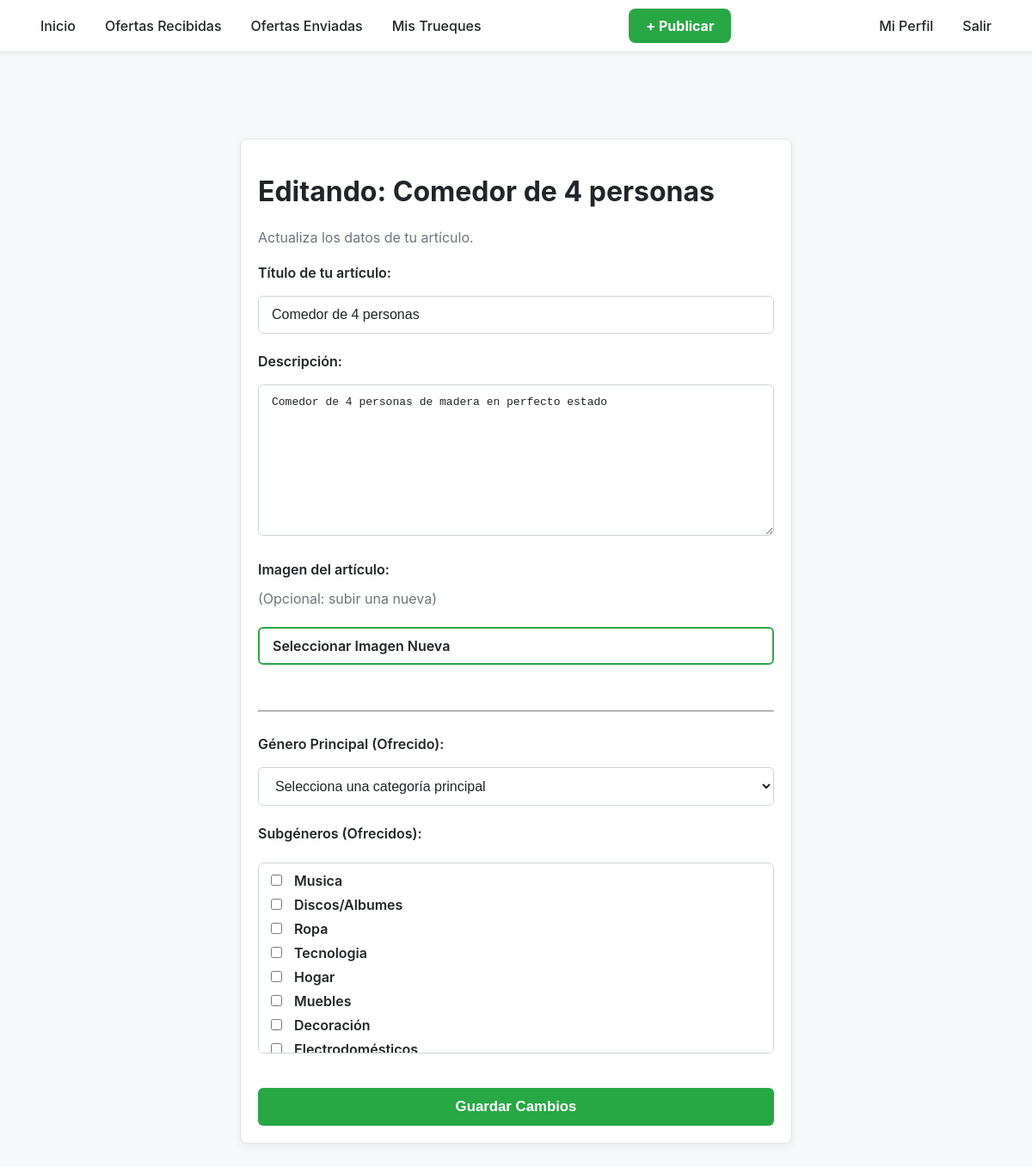
The page /publicacion/7/editar/ (signed in) on the database its author committed.
### myapp/models.py (models this page shows, shortened)
class Articulo(models.Model):
    titulo = models.CharField(max_length=200)
    descripcion = models.TextField()
    propietario = models.ForeignKey(User, on_delete=models.CASCADE)
    imagen = models.ImageField(upload_to='publicaciones/', null=True, blank=True)
    categorias = models.ManyToManyField(Categoria, related_name='articulos')

class Categoria(models.Model):
    nombre = models.CharField(max_length=100, unique=True)
    padre = models.ForeignKey('self', null=True, blank=True, on_delete=models.CASCADE, related_name='subcategorias')
    def __str__(self):
        ruta_completa = [self.nombre]
        k = self.padre
        while k is not None:
            ruta_completa.insert(0, k.nombre)
            k = k.padre
        return ' - '.join(ruta_completa)

### myapp/views.py (the view)
# urls.py: path('publicacion/<int:articulo_id>/editar/', views.editar_publicacion, name='editar_publicacion'),
@login_required
def editar_publicacion(request, articulo_id):
    articulo = get_object_or_404(Articulo, id=articulo_id)
    if articulo.propietario != request.user:
        return HttpResponseForbidden("No tienes permiso para editar este artículo.")
    if request.method == 'POST':
        form = PublicacionForm(request.POST, request.FILES)
        if form.is_valid():
            articulo.titulo = form.cleaned_data['titulo']
            articulo.descripcion = form.cleaned_data['descripcion']
            if form.cleaned_data['imagen']:
                articulo.imagen = form.cleaned_data['imagen']
            articulo.categorias.set(form.cleaned_data['categorias_ofrecidas'])
            articulo.save()
            return redirect('perfil') # Redirigimos al perfil
    else:
        categoria_actual = articulo.categorias.first()
        if categoria_actual:
            if categoria_actual.padre is None:
                padre = categoria_actual
                subcategorias_marcadas = [] # Ninguna, porque el padre es la categoría final
            else:
                padre = categoria_actual.padre
                subcategorias_marcadas = articulo.categorias.filter(padre=padre)
        else:
            padre = None
            subcategorias_marcadas = []
        datos_iniciales = {
            'titulo': articulo.titulo,
            'descripcion': articulo.descripcion,
            'categoria_padre': padre,
            'categorias_ofrecidas': subcategorias_marcadas
        }
        form = PublicacionForm(initial=datos_iniciales)
    return render(request, 'editar_publicacion.html', {'form': form, 'articulo': articulo})

### myapp/context_processors.py (called while the page is built)
def notificaciones_pendientes(request):
    if not request.user.is_authenticated:
        return {}
    try:
        ofertas_count = Oferta.objects.filter(
            articulo_deseado__propietario=request.user,
            estado='PENDIENTE'
        ).count()
    except:
        ofertas_count = 0
    try:
        trueques_count = TruequeSugerido.objects.filter(
            participantes=request.user,
            estado='SUGERIDO'
        ).exclude(
            usuarios_que_aceptaron=request.user
        ).count()
    except:
        trueques_count = 0
    return {
        'ofertas_pendientes_count': ofertas_count,
        'trueques_pendientes_count': trueques_count,
    }

### myapp/templates/editar_publicacion.html (shortened to what this page needs)
{% extends 'layout/base.html' %}
{% block content %}
<div class="card" style="padding: 20px; max-width: 600px; margin: 50px auto;">
    <h1>Editando: {{ articulo.titulo }}</h1>
    <p>Actualiza los datos de tu artículo.</p>
    <form method="POST" enctype="multipart/form-data">
        <p>
            {{ form.titulo.label_tag }}
            {{ form.titulo }}
        </p>
        <p>
            {{ form.descripcion.label_tag }}
            {{ form.descripcion }}
        </p>
        <p>
            {{ form.imagen.label_tag }} (Opcional: subir una nueva)
            <div class="input-file-wrapper">
                <label for="{{ form.imagen.id_for_label }}" class="input-file-label">
                    Seleccionar Imagen Nueva
                </label>
            </div>
        </p>
        <hr style="margin: 25px 0; border-color: var(--color-border-subtle);">
        <p>
            {{ form.categoria_padre.label_tag }}
            <select name="{{ form.categoria_padre.name }}"
                    id="{{ form.categoria_padre.id_for_label }}"
                    hx-get="{% url 'ajax_load_subcategorias' %}"
                    hx-target="#subcategorias_ofrecidas_container"
                    hx-trigger="change"
                    hx-include="[name='{{ form.categoria_padre.name }}'], [name='field_name_ofrecidas']">
                {% for value, text in form.categoria_padre.field.choices %}
                    <option value="{{ value }}">{{ text }}</option>
                {% endfor %}
            </select>
        </p>
        <p>
            {{ form.categorias_ofrecidas.label_tag }}
            <div id="subcategorias_ofrecidas_container">
                {% include 'partials/subcategorias_checkboxes.html' with subcategorias=form.fields.categorias_ofrecidas.queryset field_name='categorias_ofrecidas' %}
            </div>
        </p>
        <button type="submit" class="btn" style="margin-top: 20px;">
            Guardar Cambios
        </button>
    </form>
</div>
{% endblock %}

### myapp/templates/partials/subcategorias_checkboxes.html (shortened to what this page needs)
<ul id="id_{{ field_name }}" style="list-style-type: none; padding-left: 0; margin: 0; max-height: 200px; overflow-y: auto; background: var(--color-input-bg); border: 1px solid var(--color-input-border); border-radius: 6px; padding: 10px;">
    {% for subcategoria in subcategorias %}
        <li>
            <label for="id_{{ field_name }}_{{ forloop.counter0 }}">
                <input type="checkbox"
                       name="{{ field_name }}"
                       value="{{ subcategoria.pk }}"
                       id="id_{{ field_name }}_{{ forloop.counter0 }}">
                {{ subcategoria.nombre }}
            </label>
        </li>
    {% endfor %}
</ul>

### myapp/static/styles/main.css (style rules this page uses)
:root { --color-bg: #F8F9FA; --color-navbar-bg: #FFFFFF; --color-card-bg: #FFFFFF; --color-text-primary: #212529; --color-text-secondary: #6C757D; --color-accent: #28a745; --color-accent-hover: #218838; --color-btn-hover: #218838; --color-input-bg: #FFFFFF; --color-input-border: #CED4DA; --color-border-subtle: #DEE2E6; --color-error: #721C24; --color-error-bg: #F8D7DA; --color-error-border: #F5C6CB; }
body { background: var(--color-bg); color: var(--color-text-primary); font-family: -apple-system, BlinkMacSystemFont, "Segoe UI", Roboto, Helvetica, Arial, sans-serif; margin: 0; padding: 0; }
h1, h2, h3, h4, h5 { color: var(--color-text-primary); }
p { color: var(--color-text-secondary); line-height: 1.6; }
.card { background: var(--color-card-bg); color: var(--color-text-secondary); padding: 30px; margin-bottom: 25px; border-radius: 8px; border: 1px solid var(--color-border-subtle); box-shadow: 0 4px 12px rgba(0, 0, 0, 0.05); }
.card form p { margin-bottom: 20px; }
.card form label { display: block; margin-bottom: 8px; font-weight: 600; color: var(--color-text-primary); }
.card form input[type="text"], .card form input[type="password"], .card form input[type="email"], .card form textarea { width: 100%; padding: 12px 15px; background: var(--color-input-bg); border: 1px solid var(--color-input-border); border-radius: 6px; box-sizing: border-box; font-size: 1em; color: var(--color-text-primary); transition: border-color 0.2s ease, box-shadow 0.2s ease; }
.card form textarea { min-height: 120px; resize: vertical; }
.card form input[type="checkbox"] { margin-right: 10px; }
.btn { background-color: var(--color-accent); color: #FFFFFF; padding: 12px 20px; border: none; border-radius: 6px; cursor: pointer; font-size: 1.05em; font-weight: 700; width: 100%; margin-top: 10px; transition: background-color 0.2s ease, transform 0.1s ease; }
.input-file-wrapper { margin-top: 5px; }
.input-file-label { background-color: #FFFFFF; color: var(--color-accent); border: 2px solid var(--color-accent); padding: 10px 15px; border-radius: 6px; cursor: pointer; font-weight: 600; display: inline-block; transition: background-color 0.2s ease, color 0.2s ease; }

### myapp/templates/editar_publicacion.html (style rules this page uses)
form select, form input[type="text"], form textarea { width: 100%; padding: 12px 15px; background: var(--color-input-bg); border: 1px solid var(--color-input-border); border-radius: 6px; box-sizing: border-box; font-size: 1em; color: var(--color-text-primary); transition: border-color 0.2s ease, box-shadow 0.2s ease; margin-top: 5px; }
form textarea { min-height: 120px; resize: vertical; }
form label { display: block; margin-bottom: 0; font-weight: 600; color: var(--color-text-primary); }
form p { margin-bottom: 20px; }

### rows shown on the page
Articulo: titulo "Comedor de 4 personas", descripcion "Comedor de 4 personas de madera en perfecto estado"
Categoria: categoria_padre "Selecciona una categoría principal", nombre "Hogar"
Categoria: nombre "Musica"
Categoria: nombre "Discos/Albumes"
Categoria: nombre "Ropa"
Categoria: nombre "Tecnologia"
Categoria: nombre "Muebles"
Categoria: nombre "Decoración"
Categoria: nombre "Electrodomésticos"
